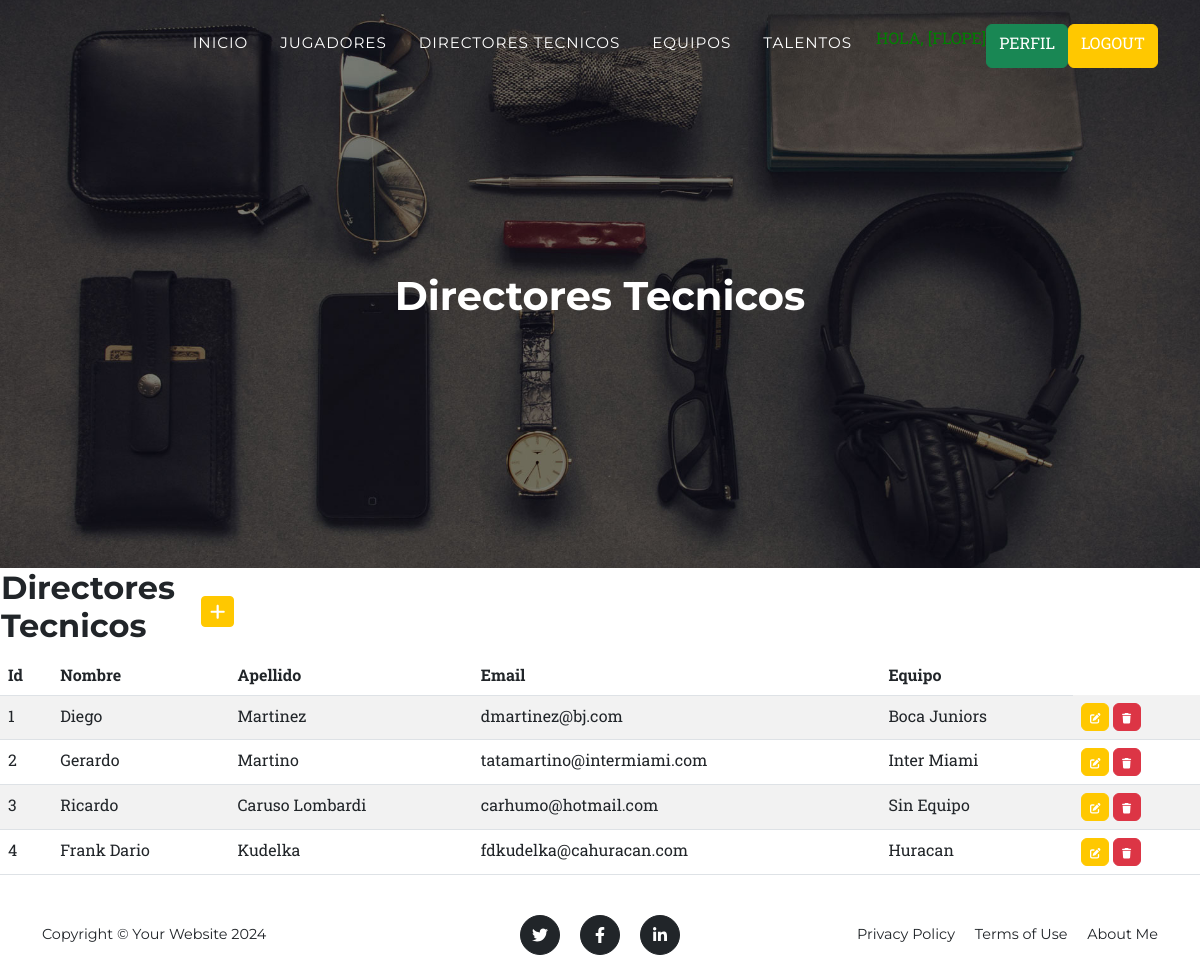
/directores_tecnicos/ (signed in), run on the app's committed database.
### aplication/models.py (models this page shows, shortened)
class DirectorTecnico(models.Model):
    nombre = models.CharField(max_length=60)
    apellido = models.CharField(max_length=60)
    email = models.EmailField()
    equipo = models.CharField(max_length=60)
    class Meta:
        verbose_name = "DirectorTecnico"
        verbose_name_plural = "DirectoresTecnicos"
        ordering = ["id"]

### aplication/views.py (the view)
# urls.py: path('directores_tecnicos/', DirectorTecnicoList.as_view(), name="directores_tecnicos"),
class DirectorTecnicoList(ListView,LoginRequiredMixin):
    model = DirectorTecnico

### aplication/templates/aplication/directortecnico_list.html
{% extends "aplication/index.html" %}
{% block titulo %}
<h1 class="mb-5">Directores Tecnicos</h1>
{% endblock titulo %}
{% block contenido %}
<table>
    <tr>
        <td width="200"><h2>Directores Tecnicos</h2></td>
        <td>
            <a
            href="{% url 'directores_tecnicos_create' %}"
            class="btn btn-primary btn-sm"
            ><i class="fa fa-plus fa-lg" title="Crear"> </i>
            </a>
        </td>
    </tr>
</table>
<table class="table table-striped">
    <thead>
        <tr>
            <th>Id</th>
            <th>Nombre</th>
            <th>Apellido</th>
            <th>Email</th>
            <th>Equipo</th>
        </tr>
    </thead>
    <tbody>
    {% for dt in directortecnico_list  %}
        <tr>
            <td>{{ dt.id }}</td>
            <td>{{ dt.nombre }}</td>
            <td>{{ dt.apellido }}</td>
            <td>{{ dt.email }}</td>
            <td>{{ dt.equipo }}</td>
            <td>
                <a
                  href="{% url 'directores_tecnicos_update' dt.id %}"
                  class="btn btn-primary"
                  style="--bs-btn-padding-y: .25rem; --bs-btn-padding-x: .5rem; --bs-btn-font-size: .75rem;"
                  ><i class="fa fa-edit fa-sm" title="Editar DT"></i>
                </a>
                <a
                  href="{% url 'directores_tecnicos_delete' dt.id %}"
                  class="btn btn-danger"
                  style="--bs-btn-padding-y: .25rem; --bs-btn-padding-x: .5rem; --bs-btn-font-size: .75rem;"
                  ><i class="fa fa-trash fa-sm" title="Eliminar DT"></i>
                </a>
            </td>
        </tr>
    {% endfor %}
    </tbody>
</table>
{% endblock contenido %}

### aplication/templates/aplication/index.html (shortened to what this page needs)
<!DOCTYPE html>
<html lang="en">
    <head>
        {% load static %}
        <link href="{% static 'css/styles.css' %}" rel="stylesheet" />
        <link rel="stylesheet" href="https://cdnjs.cloudflare.com/ajax/libs/font-awesome/6.4.0/css/all.min.css">
    </head>
    <body id="page-top">
        <nav class="navbar navbar-expand-lg navbar-dark fixed-top" id="mainNav">
            <div class="container">
                <div class="collapse navbar-collapse" id="navbarResponsive">
                    <ul class="navbar-nav text-uppercase ms-auto py-4 py-lg-0">
                        <li class="nav-item"><a class="nav-link" href="{% url 'home' %}">Inicio</a></li>
                        {% if user.is_authenticated %}
                        <li class="nav-item"><a class="nav-link" href="{% url 'jugadores' %}">Jugadores</a></li>
                        <li class="nav-item"><a class="nav-link" href="{% url 'directores_tecnicos' %}">Directores Tecnicos</a></li>
                        <li class="nav-item"><a class="nav-link" href="{% url 'equipos' %}">Equipos</a></li>
                        <li class="nav-item"><a class="nav-link" href="{% url 'talentos' %}">Talentos</a></li>
                        <p style="color:green"> Hola, [{{user.username}}]</p>
                        <a class="btn btn-success" href="{% url 'perfil' %}">Perfil</a>
                        <a class="btn btn-primary" href="{% url 'logout' %}">Logout</a>
                        {% else %}
                        <a class="btn btn-primary" href="{% url 'login' %}">Login</a>
                        <a class="btn btn-success" href="{% url 'registrar' %}">Registrarse</a>
                    {% endif %}
                    </ul>
                </div>
            </div>
        </nav>
        <header class="masthead">
            <div class="container">
                {% block titulo %}{% endblock titulo %}
            </div>
        </header>
        {% block contenido %}{% endblock contenido %}
        <footer class="footer py-4">
            <div class="container">
                <div class="row align-items-center">
                    <div class="col-lg-4 text-lg-start">Copyright &copy; Your Website 2024</div>
                    <div class="col-lg-4 my-3 my-lg-0">
                        <a class="btn btn-dark btn-social mx-2" href="#!" aria-label="Twitter"><i class="fab fa-twitter"></i></a>
                        <a class="btn btn-dark btn-social mx-2" href="#!" aria-label="Facebook"><i class="fab fa-facebook-f"></i></a>
                        <a class="btn btn-dark btn-social mx-2" href="#!" aria-label="LinkedIn"><i class="fab fa-linkedin-in"></i></a>
                    </div>
                    <div class="col-lg-4 text-lg-end">
                        <a class="link-dark text-decoration-none me-3" href="#!">Privacy Policy</a>
                        <a class="link-dark text-decoration-none me-3" href="#!">Terms of Use</a>
                        <a class="link-dark text-decoration-none" href="{% url 'acerca_de_mi' %}">About Me</a>
                    </div>
                </div>
            </div>
        </footer>

### data on the page
DirectorTecnico: id "1", nombre "Diego", apellido "Martinez", email "dmartinez@bj.com", equipo "Boca Juniors"
DirectorTecnico: id "2", nombre "Gerardo", apellido "Martino", email "tatamartino@intermiami.com", equipo "Inter Miami"
DirectorTecnico: id "3", nombre "Ricardo", apellido "Caruso Lombardi", email "carhumo@hotmail.com", equipo "Sin Equipo"
DirectorTecnico: id "4", nombre "Frank Dario", apellido "Kudelka", email "fdkudelka@cahuracan.com", equipo "Huracan"

### other printed values
{{ user.username }} "FLOPE"
